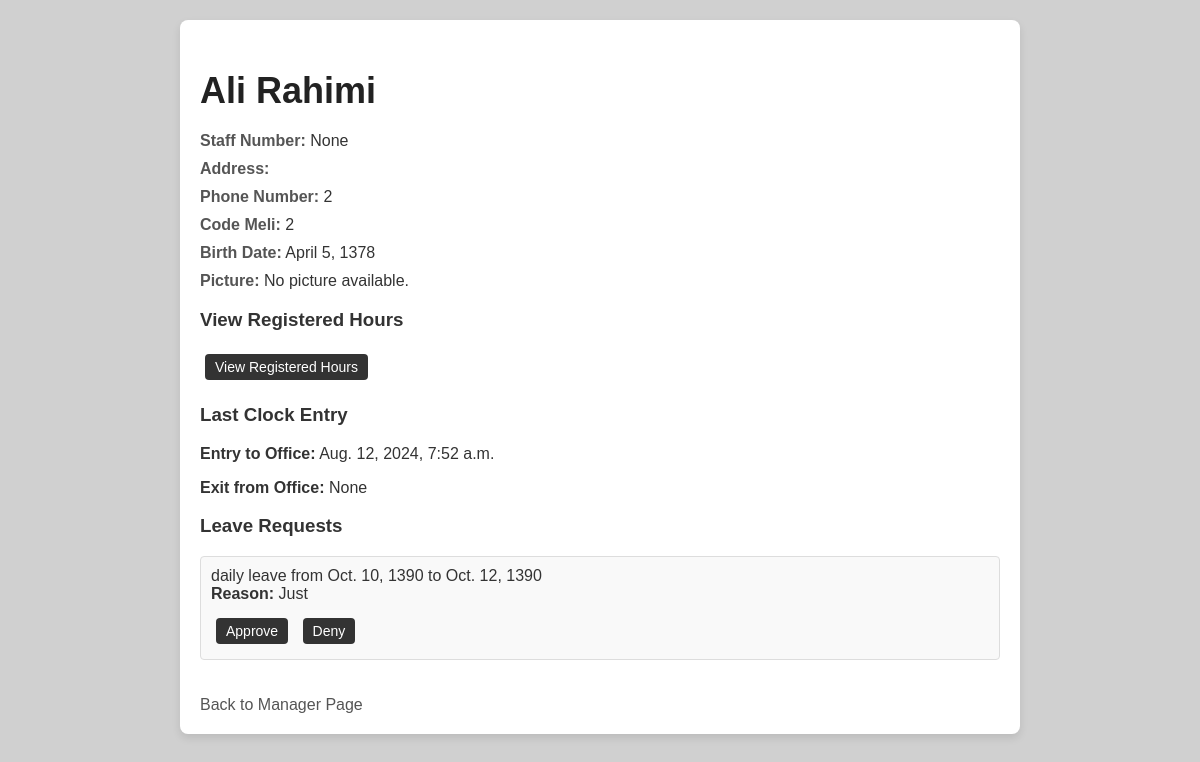
Page /employee/2/ (signed in) on the earlier database version.
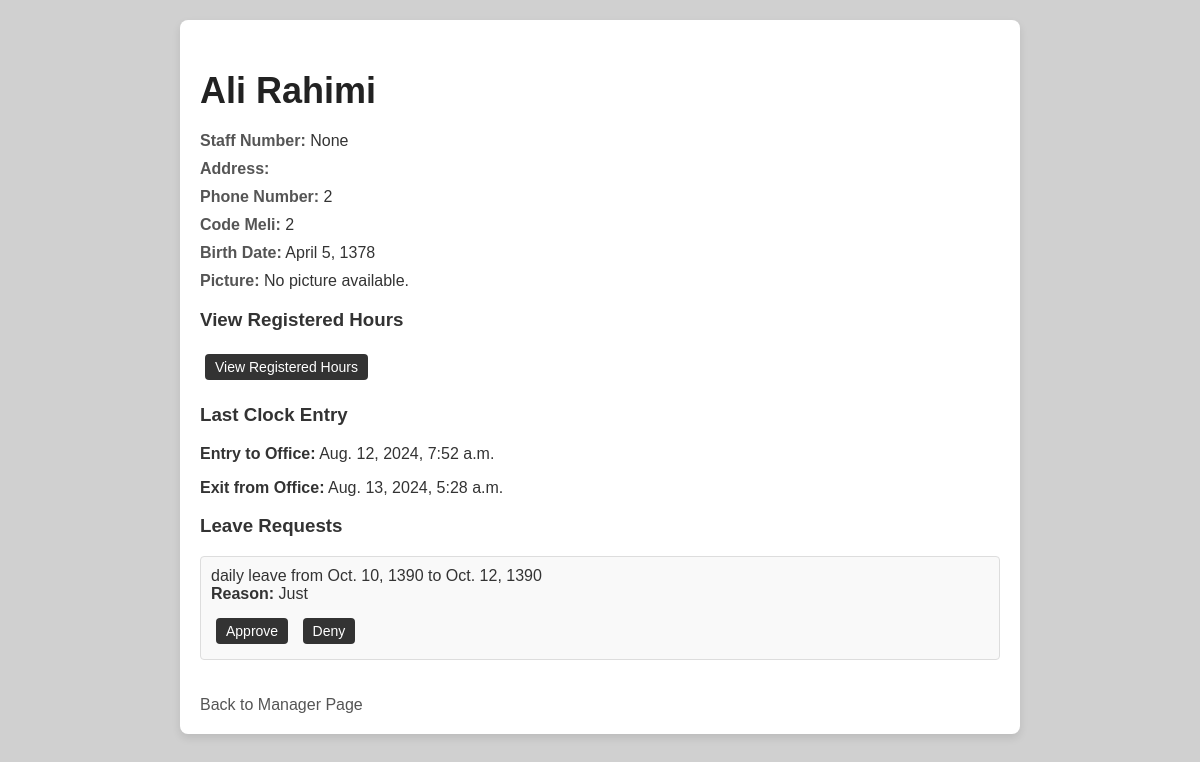
Same page on the later database version.
### daftarMain/models.py (models this page shows, shortened)
class Clock(models.Model):
    entry_to_office = models.DateTimeField(null=True, blank=True)
    exit_from_office = models.DateTimeField(null=True, blank=True)
    office_user = models.ForeignKey(OfficeUser, on_delete=models.CASCADE, null=True, blank=True) # remove null, blank = true
    projects = models.ManyToManyField('Project', related_name="clock_entries", blank=True)

### daftarMain/views.py (the view)
# urls.py: path('employee/<int:employee_id>/', views.employee_detail, name='employee_detail'),
@login_required
def employee_detail(request, employee_id):
    employee = get_object_or_404(OfficeUser, id=employee_id)
    last_clock_entry = Clock.objects.filter(office_user=employee).order_by('-entry_to_office').first()
    leave_requests = Leave.objects.filter(office_user=employee, approved=None).order_by('-start_date')
    context = {
        'employee': employee,
        'last_clock_entry': last_clock_entry,
        'leave_requests': leave_requests,
    }
    return render(request, 'employee_detail.html', context)

### daftarMain/templates/employee_detail.html (shortened to what this page needs)
<!DOCTYPE html>
<html lang="en">
<head>
</head>
<body>
    <div class="container">
        <h2>{{ employee.first_name }} {{ employee.last_name }}</h2>
        <div class="details">
            <p><strong>Staff Number:</strong> {{ employee.staff_number }}</p>
            <p><strong>Address:</strong> {{ employee.address }}</p>
            <p><strong>Phone Number:</strong> {{ employee.phone }}</p>
            <p><strong>Code Meli:</strong> {{ employee.code_meli }}</p>
            <p><strong>Birth Date:</strong> {{ employee.birth_date }}</p>
            {% if employee.staff_pic %}
                <p><strong>Picture:</strong></p>
                <img src="{{ employee.staff_pic.url }}" alt="{{ employee.first_name }}'s Picture" width="200">
            {% else %}
                <p><strong>Picture:</strong> No picture available.</p>
            {% endif %}
            <h3>View Registered Hours</h3>
            <a href="{% url 'registered_hours' employee.id %}" class="button">View Registered Hours</a>
        </div>
        <h3>Last Clock Entry</h3>
        {% if last_clock_entry %}
            <p><strong>Entry to Office:</strong> {{ last_clock_entry.entry_to_office }}</p>
            <p><strong>Exit from Office:</strong> {{ last_clock_entry.exit_from_office }}</p>
        {% else %}
            <p>No clock entries found.</p>
        {% endif %}
        <h3>Leave Requests</h3>
        <div class="leave-requests">
            {% if leave_requests %}
                <ul>
                    {% for leave in leave_requests %}
                    <li>
                        {{ leave.leave_type }} leave from
                        {% if leave.leave_type == 'daily' %}
                            {{ leave.start_date }}
                            to {{ leave.end_date }}
                        {% elif leave.leave_type == 'hourly' %}
                            {{ leave.start_time }}
                            to {{ leave.end_time }}
                        {% endif %} <br>
                        <strong>Reason:</strong> {{ leave.reason }} <br>
                        <div class="buttons">
                            <form method="post" action="{% url 'approve_leave' leave.id %}" style="display:inline;">
                                <button type="submit" class="button">Approve</button>
                            </form>
                            <form method="post" action="{% url 'deny_leave' leave.id %}" style="display:inline;">
                                <button type="submit" class="button">Deny</button>
                            </form>
                        </div>
                    </li>
                    {% endfor %}
                </ul>
            {% else %}
                <p>No leave requests found.</p>
            {% endif %}
        </div>
        <a href="{% url 'office_manager_page' %}" class="back-link">Back to Manager Page</a>
    </div>
</body>
</html>

Differences in the rows shown:
changed Clock: exit_from_office "None" → "Aug. 13, 2024, 5:28 a.m."
